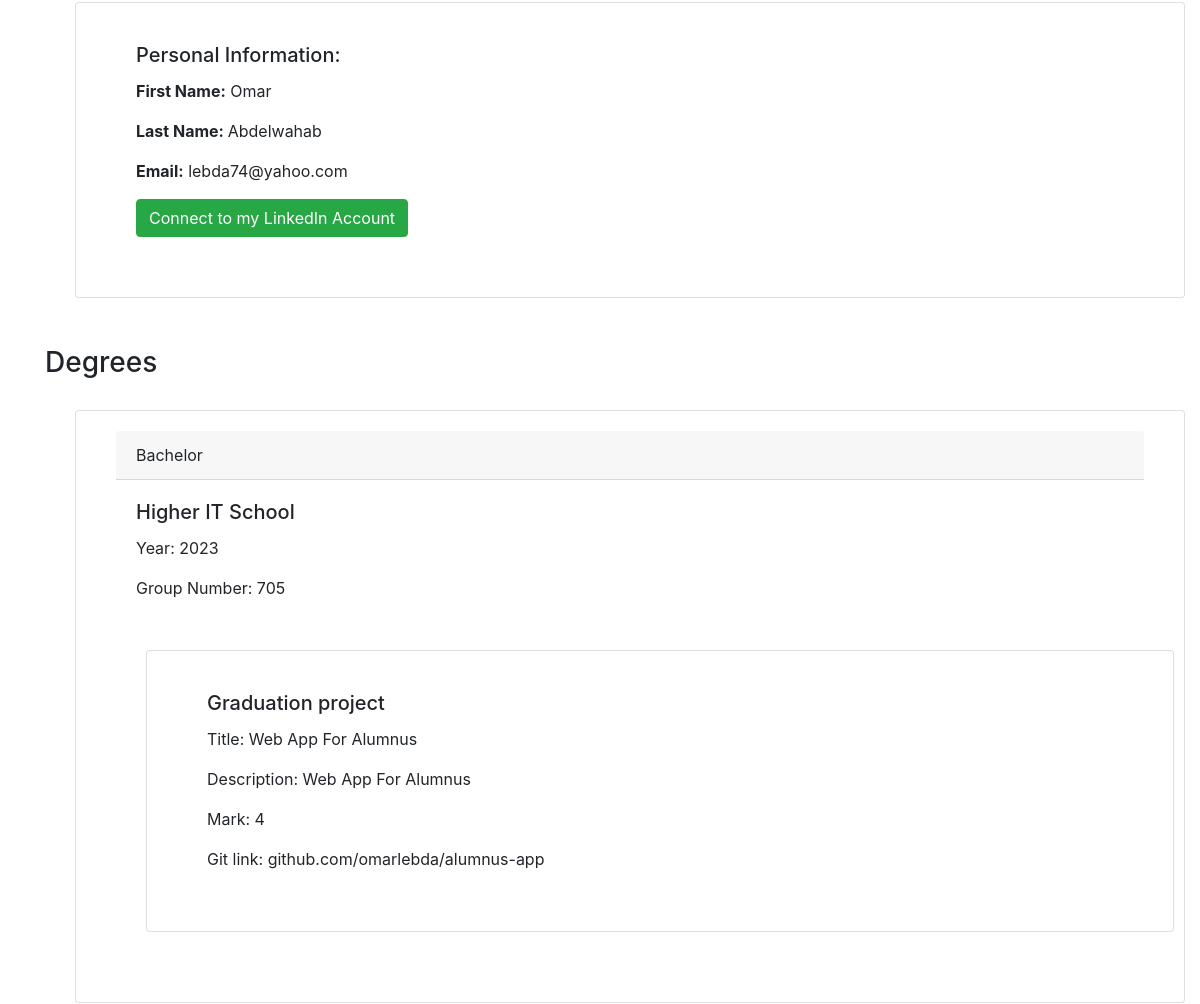
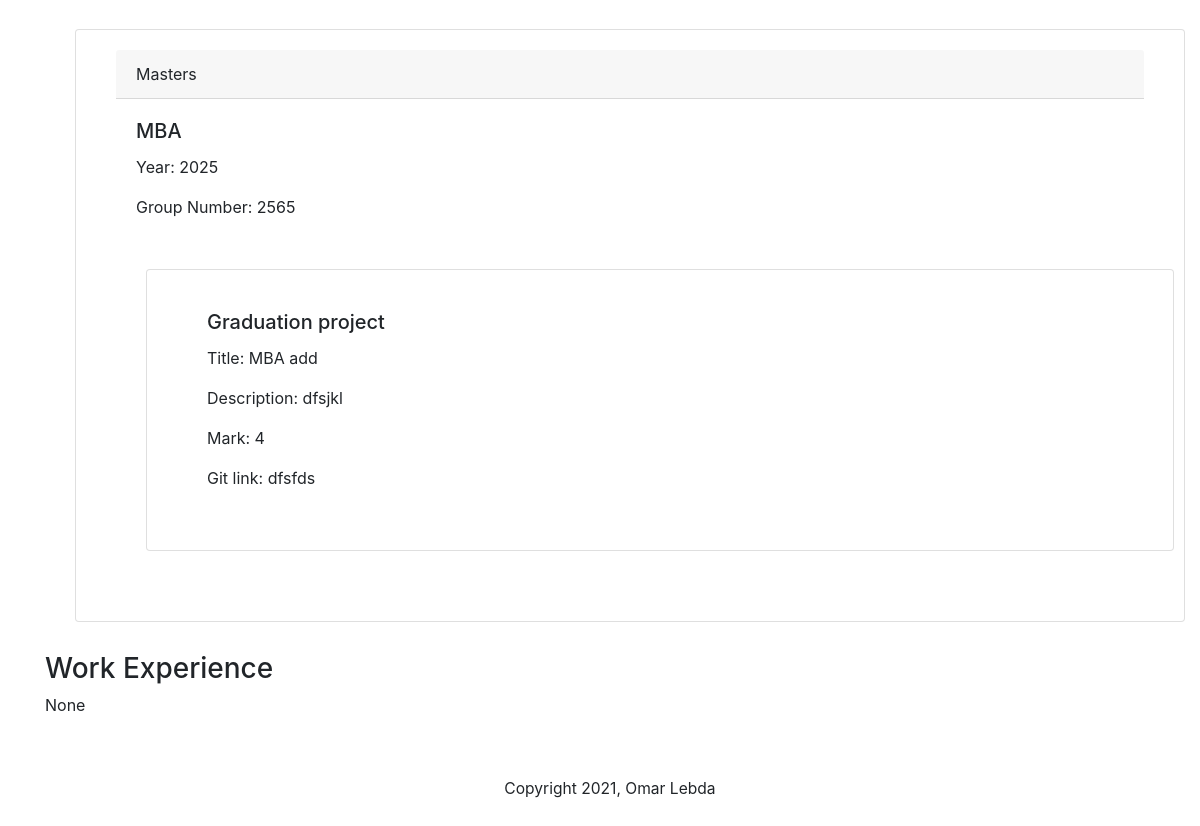
The page /alumni/1/ (lower part) on the database as committed earlier (2 pictures, top to bottom).
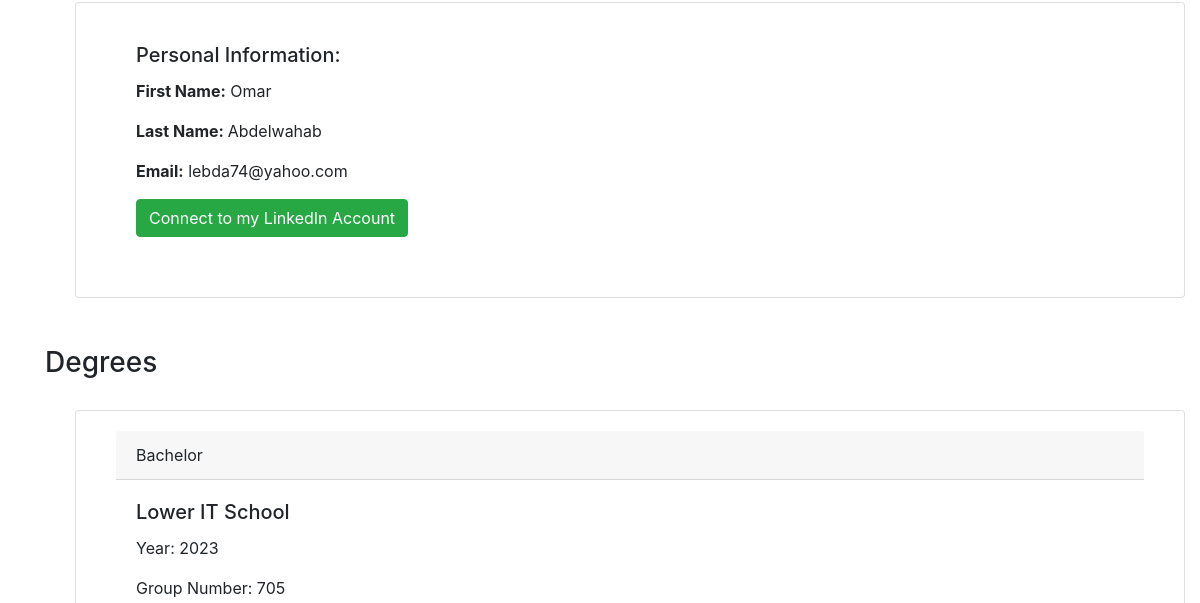
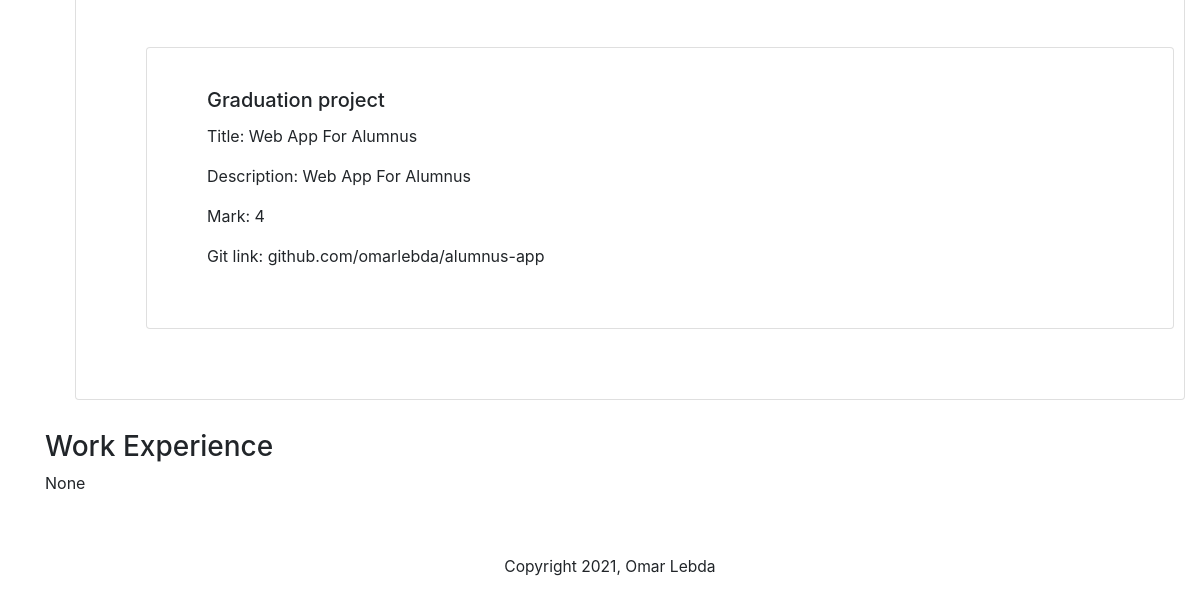
The same page on the database as committed later (2 pictures, top to bottom).
### alumni/models.py (models this page shows, shortened)
class Alumni(models.Model):
	user = models.ForeignKey(User, on_delete=models.CASCADE)
	profile_pic = models.ImageField(null=True, blank=True)
	bio = models.TextField(blank=True, null=True)
	birthdate = models.DateField(blank=True, null=True)
	current_city = models.CharField(max_length=120, blank=True, null=True)
	current_job =  models.CharField(max_length=120, blank=True, null=True)
	facebook_link = models.CharField(max_length=120, blank=True, null=True)
	twitter_link = models.CharField(max_length=120, blank=True, null=True)
	instagram_link = models.CharField(max_length=120, blank=True, null=True)
	skype_link = models.CharField(max_length=120, blank=True, null=True)
	linkedin_link = models.CharField(max_length=120, blank=True, null=True)

class Graduation(models.Model):
	faculty = models.CharField(max_length=120)
	degree = models.CharField(max_length=120)
	yearOfGraduation = models.CharField(max_length=120)
	groupNumber = models.CharField(max_length=120)
	alumni = models.ForeignKey(Alumni, on_delete=models.CASCADE, related_name='graduation')
	description = models.TextField(blank=True, null=True)
	university = models.CharField(max_length=120, blank=True, null=True)

class GraduationProject(models.Model):
	title = models.CharField(max_length=120)
	description = models.TextField()
	mark = models.IntegerField(blank=True, null=True)
	gitLink = models.CharField(max_length=120)
	graduation = models.OneToOneField(
        Graduation,
        on_delete=models.CASCADE,
        primary_key=True, related_name='grad_project')

### users/models.py (models this page shows)
class CustomUser(AbstractUser):
	phone_number = models.CharField(max_length=120, null=True, blank=True)

### alumni/views.py (the view)
# urls.py: path('<int:pk>/', AlumniDetail.as_view(), name='AlumniDetail'),
class AlumniDetail(DetailView):
	model = Alumni
	template_name = 'alumni_detail.html'

### templates/alumni_detail.html (shortened to what this page needs)
{% extends 'base.html' %}
{% load static %}
{% block content %}
    <div class="container mt-5">
      <div class="card">
        <div class="card-body">
          <h5 class="card-title">Personal Information:</h5>
          <p class="card-text"><b>First Name:</b> {{ alumni.user.first_name }}</p>
          <p class="card-text"><b>Last Name: </b>{{ alumni.user.last_name }}</p>
          <p class="card-text"><b>Email:</b> {{ alumni.user.email }}</p>
          <a href="" class="btn btn-success">Connect to my LinkedIn Account</a>
        </div>
      </div>
    </div>
    <div class="container mt-5">
      {% if user.id == alumni.id  %}
      <h3>Degrees</h3>
      <a href="{% url 'newGraduation' pk=alumni.user.id %}" class="btn btn-primary">Add a degree</a>
      {% for graduation in alumni.graduation.all %}
      <div class="card">
        <div class="card-header">
          {{graduation.degree}}
        </div>
        <div class="card-body">
          <h5 class="card-title">{{graduation.faculty}}</h5>
          <p class="card-text">Year: {{graduation.yearOfGraduation}}</p>
          <p class="card-text">Group Number: {{graduation.groupNumber}}</p>
          <a href="{% url 'editGraduation' pk=graduation.pk %}" class="btn btn-primary">Edit</a>
          <a href="{% url 'deleteGraduation' pk=graduation.pk %}" class="btn btn-primary">Delete</a>
        </div>
        {% if graduation.grad_project.title == "" %}
            <a href="{% url 'newProject' pk=graduation.pk %}" class="btn btn-primary">Add a project</a>
        {% else %}
            <div class="card">
              <div class="card-body">
                <h5 class="card-title">Graduation project</h5>
                <p class="card-text">Title: {{graduation.grad_project.title}}</p>
                <p class="card-text">Description: {{graduation.grad_project.description}}</p>
                <p class="card-text">Mark: {{graduation.grad_project.mark}}</p>
                <p class="card-text">Git link: {{graduation.grad_project.gitLink}}</p>
                <a href="{% url 'editProjGraduation' pk=graduation.grad_project.pk %}" class="btn btn-primary">Edit</a>
                <a href="{% url 'deleteProjGraduation' pk=graduation.grad_project.pk %}" class="btn btn-primary">Delete</a>
              </div>
            </div>
      {% endif %}
      </div>
      {% endfor %}
    <h3>Work Experience</h3>
    <a href="{% url 'newJob' pk=alumni.user.id %}" class="btn btn-primary">Add a work experience</a>
    {% for job in alumni.company.all %}
    <div class="card">
        <div class="card-header">
          {{job.position}} at {{ job.company.name }}
        </div>
        <div class="card-body">
          <h5 class="card-title">Information:</h5>
          <p class="card-text">Start Date: {{job.startDate}}</p>
          <p class="card-text">End Date: {{job.endDate}}</p>
          <p class="card-text">{{job.company.information}}</p>
          <p class="card-text">Company Address: {{job.company.address}}</p>
          <p class="card-text">Email: {{job.company.email}}</p>
          <a href="{% url 'editJob' pk=job.id %}" class="btn btn-primary">Edit a job</a>
          <a href="{% url 'deleteJob' pk=job.id %}" class="btn btn-primary">Delete a job</a>
        </div>
      </div>
    {% empty %}
    <div>None</div>
    {% endfor %}
    {% else %}
     <h3>Degrees</h3>
      {% for graduation in alumni.graduation.all %}
      <div class="card">
        <div class="card-header">
          {{graduation.degree}}
        </div>
        <div class="card-body">
          <h5 class="card-title">{{graduation.faculty}}</h5>
          <p class="card-text">Year: {{graduation.yearOfGraduation}}</p>
          <p class="card-text">Group Number: {{graduation.groupNumber}}</p>
        </div>
        {% if graduation.grad_project.title == "" %}
        {% else %}
            <div class="card">
              <div class="card-body">
                <h5 class="card-title">Graduation project</h5>
                <p class="card-text">Title: {{graduation.grad_project.title}}</p>
                <p class="card-text">Description: {{graduation.grad_project.description}}</p>
                <p class="card-text">Mark: {{graduation.grad_project.mark}}</p>
                <p class="card-text">Git link: {{graduation.grad_project.gitLink}}</p>
              </div>
            </div>
      {% endif %}
      </div>
      {% endfor %}
    <h3>Work Experience</h3>
    {% for job in alumni.company.all %}
    <div class="card">
        <div class="card-header">
          {{job.position}} at {{ job.company.name }}
        </div>
        <div class="card-body">
          <h5 class="card-title">Information:</h5>
          <p class="card-text">Start Date: {{job.startDate}}</p>
          <p class="card-text">End Date: {{job.endDate}}</p>
          <p class="card-text">{{job.company.information}}</p>
          <p class="card-text">Company Address: {{job.company.address}}</p>
          <p class="card-text">Email: {{job.company.email}}</p>
        </div>
      </div>
    {% empty %}
    <div>None</div>
    {% endfor %}
    {% endif %}
    </div>
    <footer>
      <p class="copyright ftbtn"></p>
    </footer>
{% endblock content %}

### templates/base.html (shortened to what this page needs)
{% load static %}
<!DOCTYPE html>
<html>
<head>
	<link rel="stylesheet" type="text/css" href="{% static 'css/base.css' %}">
	<link rel="stylesheet" href="https://stackpath.bootstrapcdn.com/bootstrap/4.5.0/css/bootstrap.min.css">
</head>
<body>
{% block content %}
{% endblock content %}
</body>
</html>

### static/css/base.css (style rules this page uses)
* { box-sizing: border-box; }
body { margin: 0; padding: 0; text-align: center; font-family: 'Roboto', sans-serif; color: #222; background: #f7f5f0; }
a { text-decoration: none; color: #999; }
.ftbtn { text-align: center; }
.card { margin: 30px; width: 100%; padding: 20px 40px 40px; text-align: left; background: #fff; border-bottom: 4px solid #ccc; border-radius: 6px; transition: all .5s; }
footer { width: 100%; min-height: 30px; padding: 20px 0 40px 20px; }
footer .copyright { top: -8px; font-size: .75em; }
@media screen and (min-width: 720px) { footer { font-size: 1.3em; max-width: 1200px; margin: 40px auto; } }

Rows that differ between the two databases and show on the page:
removed Graduation: degree "Masters", faculty "MBA", yearOfGraduation "2025", groupNumber "2565", grad_project "MBA add", grad_project.description "dfsjkl", grad_project.mark "4", grad_project.gitLink "dfsfds"
changed Graduation "Bachelor": faculty "Higher IT School" → "Lower IT School"
